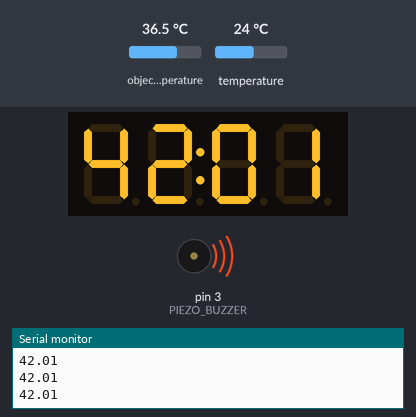
Simulated run of this sketch. Board: Arduino Uno, built with avr-gcc and run on an emulated ATmega328P. On the bench: 4-digit seven-segment display, buzzer (waves = sounding), the last lines printed to the serial monitor. The test bench sets the inputs (shaded band); at power-on: object temperature 36.5 °C, temperature 24 °C.

Above: at 1.8 s.
1.9 s: object temperature set to 32 °C
At 3.0 s:
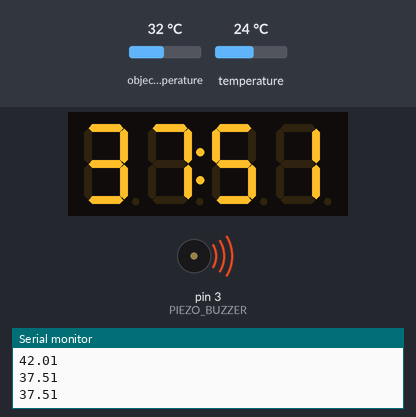
3.5 s: object temperature set to 39 °C
At 4.1 s:
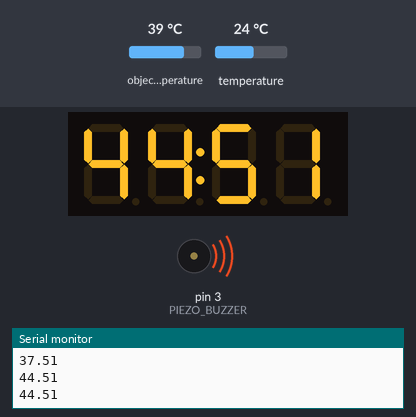
5.0 s: object temperature set to 44 °C
At 6.4 s:
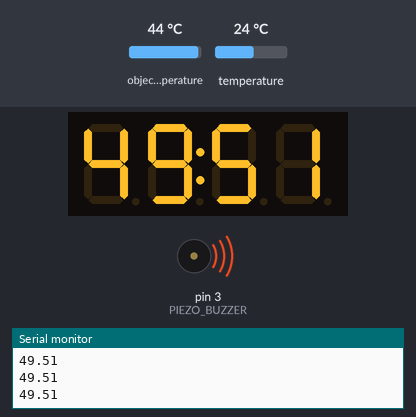
Timing chart, 0 to 8.0 s (numbered marks = the images above; inputs shaded):
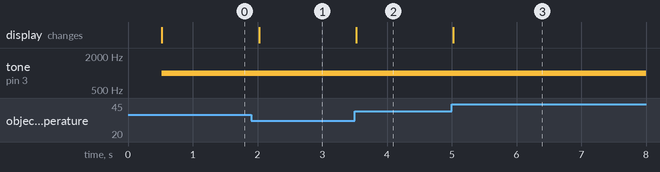

The sketch:

3_5_2.ino
```cpp
#include <Adafruit_MLX90614.h>
#include <TM1637TinyDisplay.h>

#define PIEZO_BUZZER  3

Adafruit_MLX90614 mlx = Adafruit_MLX90614();

#define CLK 9
#define DIO 10
TM1637TinyDisplay display(CLK, DIO);

float calibrationValue = 5.5;

void setup() {
  Serial.begin(9600);

  mlx.begin();

  display.setBrightness(BRIGHT_7);
}

void loop() {
  float objectTempC = objectTemp();
  if(objectTempC != 0)
  {
    Serial.println(objectTempC);
    if(objectTempC >= 34)
    {
      display.showNumber(objectTempC);
      tone(PIEZO_BUZZER, 1000,500);
    }
  }
}

float objectTemp()
{
  static unsigned long currTime = 0;
  static unsigned long prevTime = 0;

  currTime = millis();
  if (currTime - prevTime >= 500)
  {
    prevTime = currTime;
    float ambientTemp = mlx.readAmbientTempC();
    float objectTemp = mlx.readObjectTempC();
    objectTemp = objectTemp + calibrationValue;
    return objectTemp;
  }
  return 0;
}
```

Measured:
- after the input at 1.9 s, the display: changes after 0.12 s (image 1)
- after the input at 3.5 s, the display: changes at once (image 2)
- after the input at 5.0 s, the display: changes at once (image 3)
